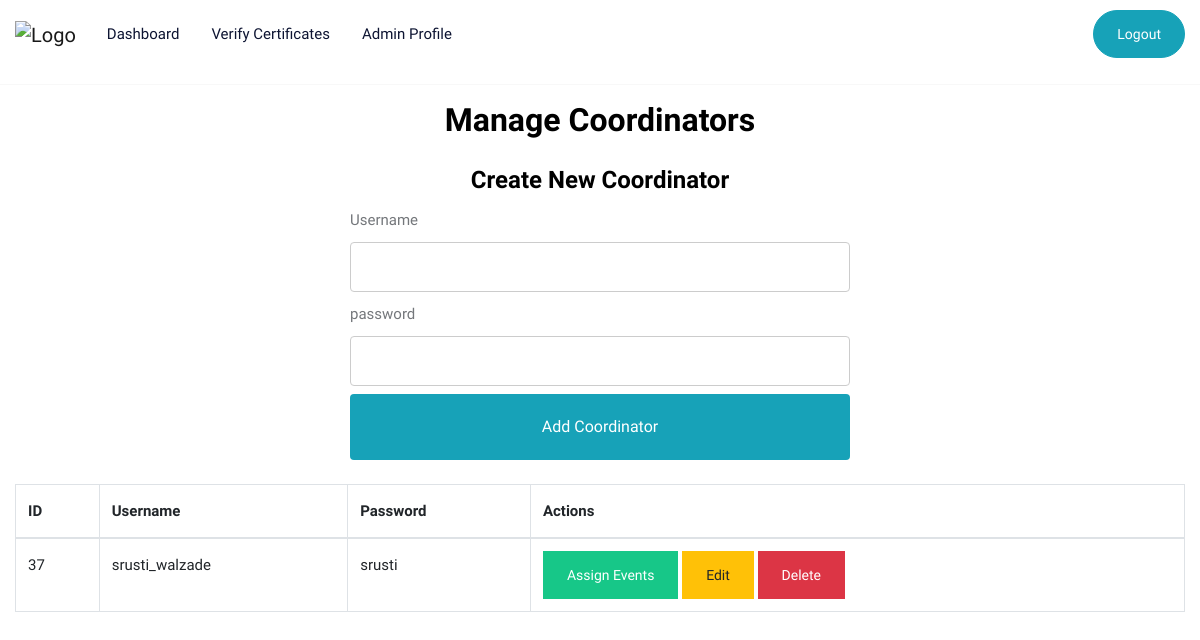
The app's page /admin/manage_coordinators.php (signed in) with its own data.
### tables this page shows
CREATE TABLE `coordinators` (
  `cd_id` int(11) NOT NULL,
  `cd_username` varchar(255) NOT NULL,
  `cd_password` varchar(255) NOT NULL,
  `event_id` int(11) DEFAULT NULL
);

### admin/manage_coordinators.php (the view, shortened to what this page needs)
<?php session_start();
include('db_connection.php');
$sql = "SELECT * FROM coordinators";
$result = mysqli_query($conn, $sql);
?>
<!DOCTYPE html>
<html lang="en">
<head>
    <link href="https://cdn.jsdelivr.net/npm/bootstrap@5.3.0-alpha1/dist/css/bootstrap.min.css" rel="stylesheet">
</head>
<body>
<?php include('header.php'); ?>
<div class="container">
    <h2 class="text-black mb-4">Manage Coordinators</h2>
    <h4 class="text-black text-center ">Create New Coordinator</h4>
    <form method="POST" action="">
        <abel>Username</abel><input type="text" name="cd_username" placeholder="Username" required>
        <abel>password</abel>
        <input type="password" name="cd_password" placeholder="Password" required>
        <input type="submit" name="submit" value="Add Coordinator" class="btn btn-info">
    </form>
    <table class="table table-bordered mt-4">
        <thead>
            <tr>
                <th>ID</th>
                <th>Username</th>
                <th>Password</th>
                <th>Actions</th>
            </tr>
        </thead>
        <tbody>
            <?php while ($coordinator = mysqli_fetch_assoc($result)): ?>
                <tr>
                    <td><?php echo $coordinator['cd_id']; ?></td>
                    <td><?php echo $coordinator['cd_username']; ?></td>
                    <td>
    <?php echo $coordinator['cd_password']; ?>
</td>
                    <td>
                        <a href="assign_event.php?id=<?php echo $coordinator['cd_id']; ?>" class="btn btn-primary btn-sm">Assign Events</a>
                        <a href="edit_coordinator.php?id=<?php echo $coordinator['cd_id']; ?>" class="btn btn-warning btn-sm">Edit</a>
                        <a href="delete_coordinator.php?id=<?php echo $coordinator['cd_id']; ?>" class="btn btn-danger btn-sm" onclick="return confirm('Are you sure?')">Delete</a>
                    </td>
                </tr>
            <?php endwhile; ?>
        </tbody>
    </table>
</div>
</body>
</html>

### css/color.css (style rules this page uses)
:root { --theme-ordinary-color: #74777b; }
:root { --theme-primary-color: #17c788; }
:root { --theme-secondary-color: #0d1432; }
:root { --theme-white-color: #fff; }
:root { --theme-light-color: #f8f8f8; }
:root { --theme-gray-color: #f5f5f5; }
:root { --theme-footer-color: #091b4b; }
:root { --theme-dark-color: #091b4b; }
:root { --text-light-color: #a3a7af; }
:root { --theme-primary-opacity-color: rgba(11, 191, 141, .8); }
:root { --theme-secondary-opacity-color: rgba(13,20,50,0.7); }
:root { --theme-white-opacity-color: rgba(255, 255, 255, 0.3); }
:root { --theme-dark-opacity-color: rgba(0, 0, 0, 0.5); }
:root { --theme-ordinary-font: 'Muli', sans-serif; }
:root { --theme-highlight-font: 'Comfortaa', cursive; }

### css/style.css (style rules this page uses)
.container, .container-fluid { transition: all 0.6s ease 0s; -moz-transition: all 0.6s ease 0s; -webkit-transition: all 0.6s ease 0s; -o-transition: all 0.6s ease 0s; }
.text-ordinary, a.text-ordinary, .text-ordinary a, body, .dropdown-item, .footer-widget li a, .text-ordinary .jslider .jslider-label, .breadcrumb-item > a, .list-text-white a.dropdown-item { color: var(--theme-ordinary-color); }
.btn-primary, .btn-primary:hover, .btn-ordinary:hover { color: var(--theme-white-color); background-color: var(--theme-primary-color); border-color: var(--theme-primary-color); }
.transation-3s, .transation-3s:hover, .hover-zoomer img, .hover-bg-white, a, a:hover, .btn, .btn:hover, .radio-check label, .message-list li .message-action, .timeline-item .circle, .timeline-item .date-time, .clip-item .fa-times { -moz-transition: all 300ms ease-in-out 0s; -webkit-transition: all 300ms ease-in-out 0s; -o-transition: all 300ms ease-in-out 0s; -ms-transition: all 300ms ease-in-out 0s; transition: all 300ms ease-in-out 0s; }
body { font-family: var(--theme-ordinary-font); font-size: 15px; line-height: 28px; }
h1, .h1, h2, .h2, h3, .h3, h4, .h4, h5, .h5, h6, .h6 { font-family: var(--theme-highlight-font); font-weight: 700; }
h4, .h4 { line-height: 35px; }
a, a:hover, .btn-link, .btn-link:hover { text-decoration: none; cursor: pointer; }
.btn { padding: 0px 23px; font-size: 14px; border-radius: 0; line-height: 46px; font-weight: 500; }
::placeholder { font: var(--theme-ordinary-font); font-size: 15px; font-weight: 400; color: #fff; }
table td, table th { border: none; padding: 10px 15px; }

### admin/manage_coordinators.php (style rules this page uses)
h2, h3 { text-align: center; }
.table { background-color: white; }
input[type="text"], input[type="password"] { width: 100%; padding: 10px; margin: 8px 0; border: 1px solid #ccc; border-radius: 4px; font-size: 16px; box-sizing: border-box; }
input[type="submit"] { width: 100%; padding: 10px; color: white; border: none; border-radius: 4px; font-size: 16px; cursor: pointer; }
form { max-width: 500px; margin: 0 auto; }

### records on screen
coordinators: cd_id "37", cd_username "srusti_walzade", cd_password "srusti"
